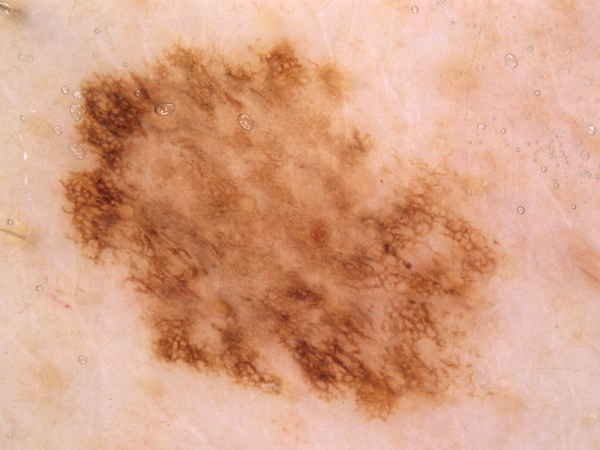
#> input picture sample.jpg, 600 x 450 px
$ python -i hair_removal.py   (imports and definitions only)
#> lines starting #> are read from the running program, lines starting #| are printed output that depends on the picture; after the words box and inside, x2 and y2 are one past the last pixel; in counts of white or black regions, pixels touching at a corner belong together
# src/preprocess/hair_removal.py
import cv2
import numpy as np

def remove_hairs_inpaint_rgb(img_rgb, kernel_size=(9,9), threshold=10, dilate_iter=1):
    """
    Remove hair-like dark lines using blackhat morphological operation then inpaint (Telea).
    img_rgb: numpy array in RGB (H,W,3)
    returns: inpainted rgb image
    """
#> called with kernel_size = (9, 9), threshold = 10, dilate_iter = 1
    # convert to gray
    gray = cv2.cvtColor(img_rgb, cv2.COLOR_RGB2GRAY)
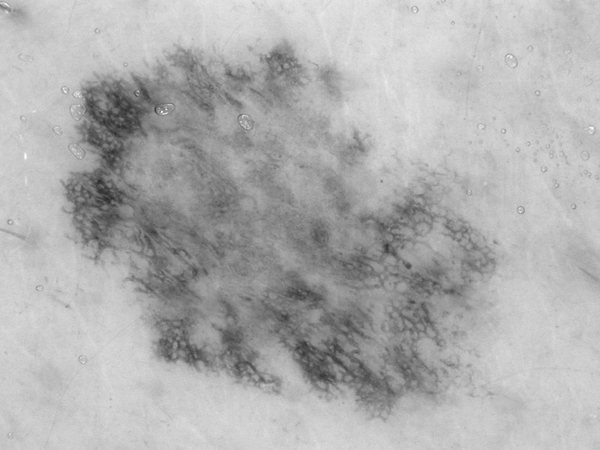
#> gray: shape (450, 600); min 37, max 255, mean 175.3
    # structuring element
    kernel = cv2.getStructuringElement(cv2.MORPH_RECT, kernel_size)
    blackhat = cv2.morphologyEx(gray, cv2.MORPH_BLACKHAT, kernel)
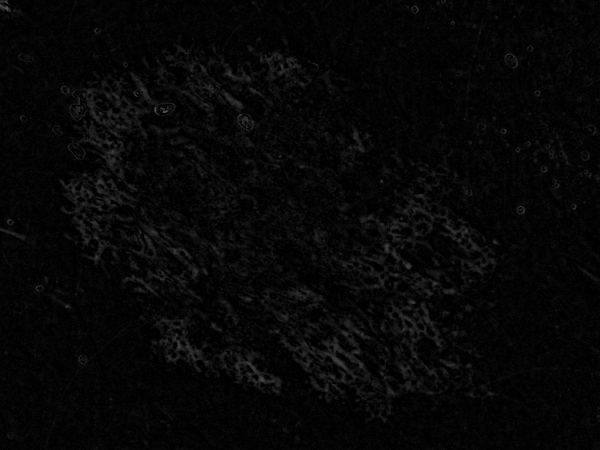
#> blackhat: shape (450, 600); min 0, max 87, mean 6.6
    # threshold to create mask of hairs
    _, mask = cv2.threshold(blackhat, threshold, 255, cv2.THRESH_BINARY)
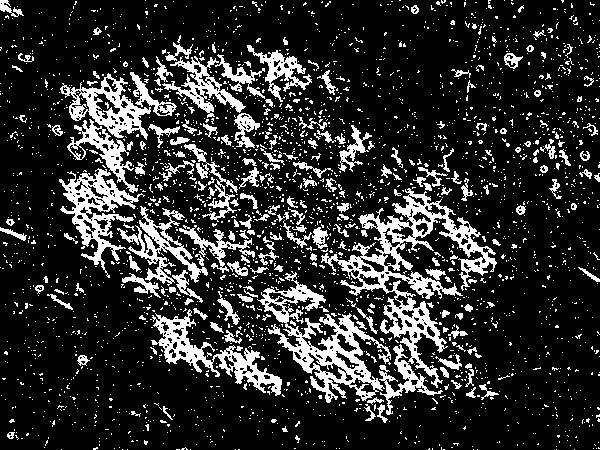
#> mask: shape (450, 600); 17.9% white; 2777 white regions (2562 under 20 px), largest, box (x1, y1, x2, y2) and area: (321, 188, 497, 388) 6998, (257, 271, 391, 403) 4634, (59, 168, 145, 278) 2759
    # dilate to make sure hair is covered
    mask = cv2.dilate(mask, cv2.getStructuringElement(cv2.MORPH_ELLIPSE, (3,3)), iterations=dilate_iter)
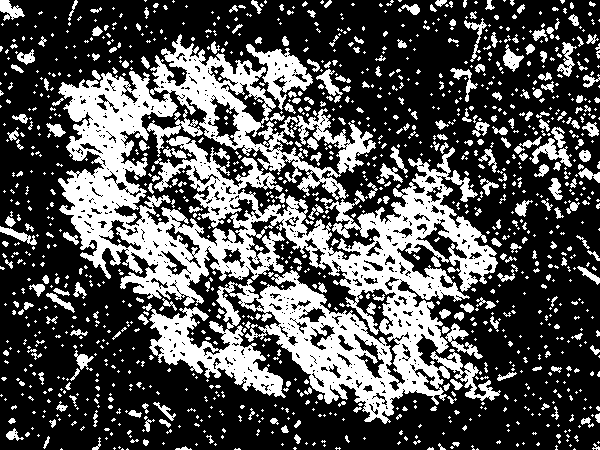
#> mask: shape (450, 600); 32.4% white; 1223 white regions (935 under 20 px), largest, box (x1, y1, x2, y2) and area: (58, 34, 501, 424) 61361, (246, 44, 313, 110) 1589, (147, 109, 203, 157) 595
    # inpaint on original RGB image (note cv2 expects BGR, but inpaint works on channels; convert to BGR temporarily)
    img_bgr = cv2.cvtColor(img_rgb, cv2.COLOR_RGB2BGR)
#> img_bgr is the input picture: shape (450, 600, 3); mean B, G, R 134.3, 162.3, 216.5
    inpaint = cv2.inpaint(img_bgr, mask, 3, cv2.INPAINT_TELEA)
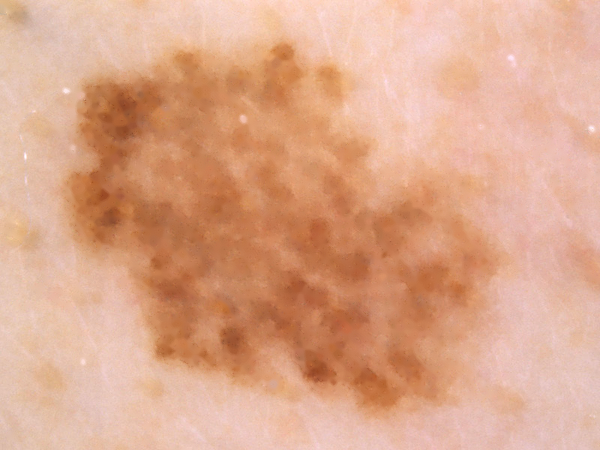
#> inpaint: shape (450, 600, 3); mean B, G, R 138.7, 167, 220.7
    inpaint_rgb = cv2.cvtColor(inpaint, cv2.COLOR_BGR2RGB)
    return inpaint_rgb

>>> import cv2
>>> picture = cv2.cvtColor(cv2.imread('../../sample.jpg'), cv2.COLOR_BGR2RGB)
>>> result = remove_hairs_inpaint_rgb(picture)
